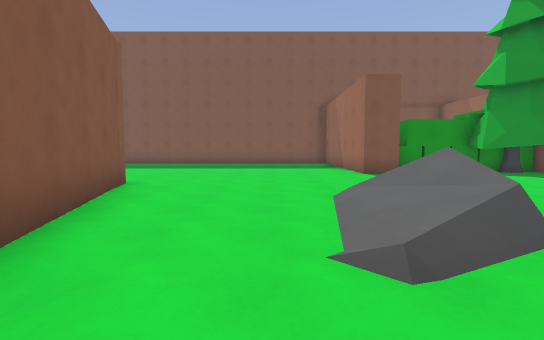
[1] (above)

24 first-person views from a walk through a level from a Godot 3-D game. The camera is 1.4 m above the floor, tilts 4° down and sees 85° across. The floor is counted in squares, 2 m on a side. Each view is taken from the middle of a square. On the plan, view 1 faces up. The plan holds only what a view shows up to about 10 squares ahead; the rest is blank. The place goes on beyond the plan. Characters and animated objects are left out. Some surface patterns are stand-ins.

[2]
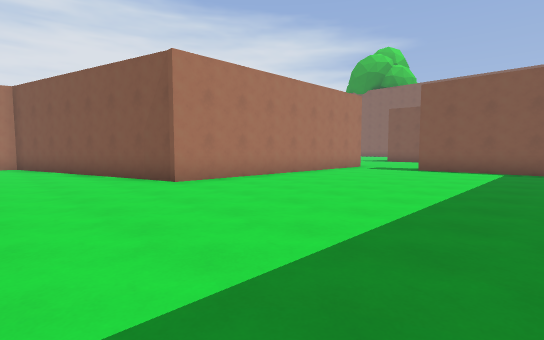

[3]
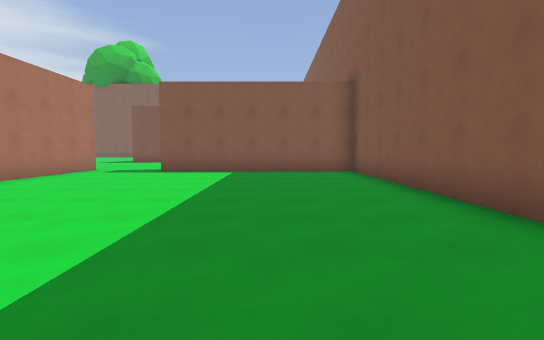

[4]
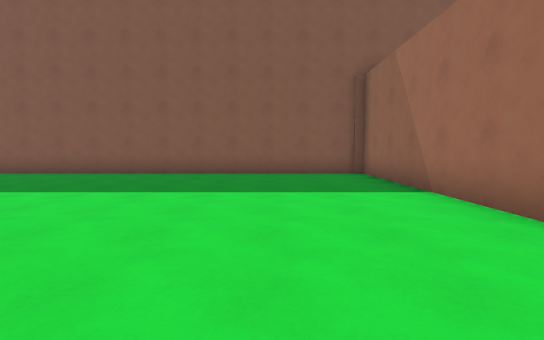

[5]
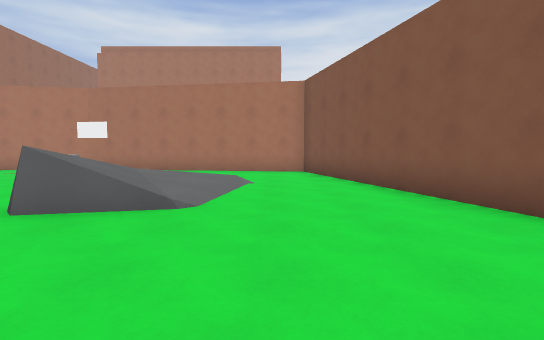

[6]
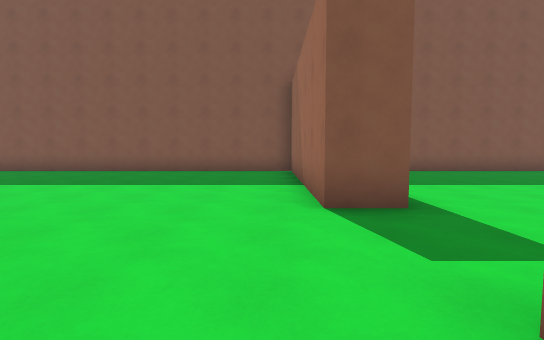

[7]
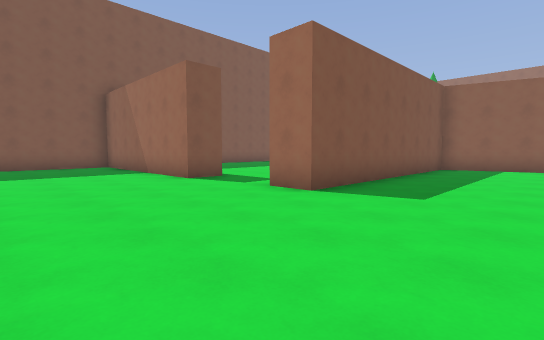

[8]
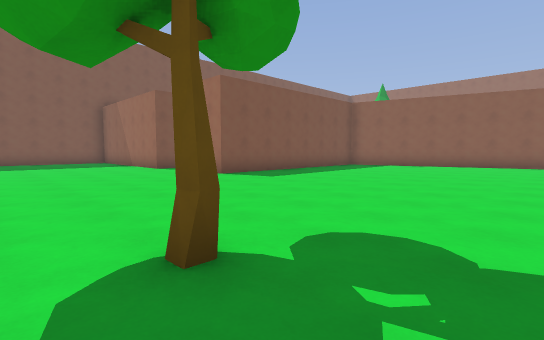

[9]
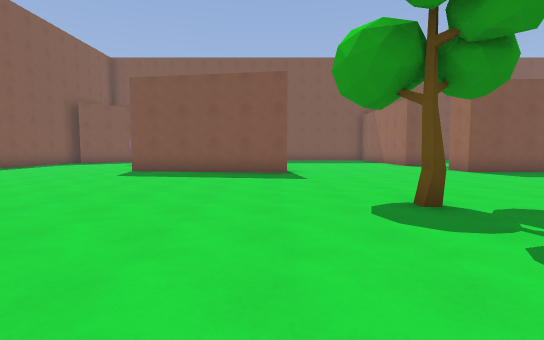

[10]
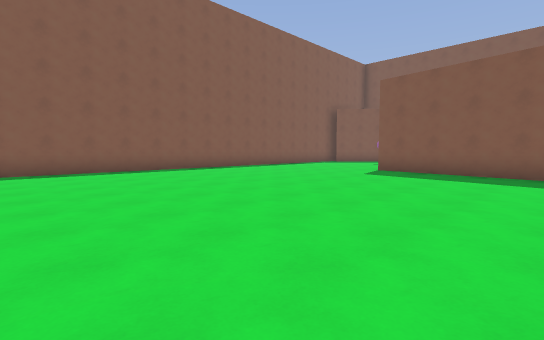

[11]
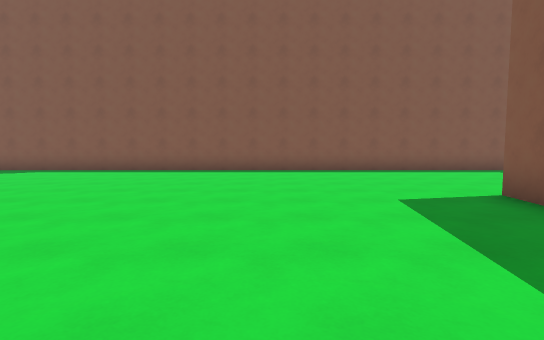

[12]
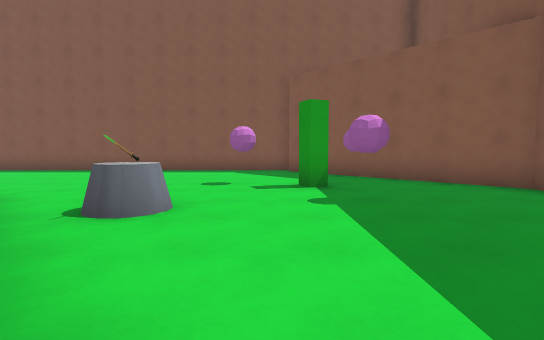

[13]
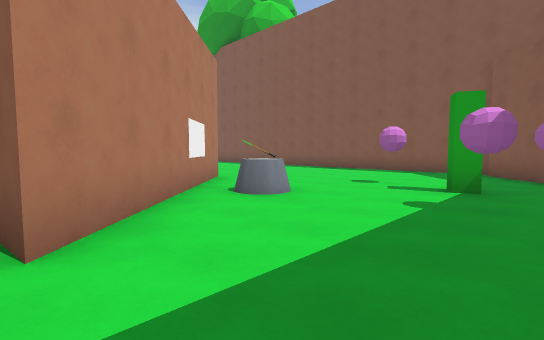

[14]
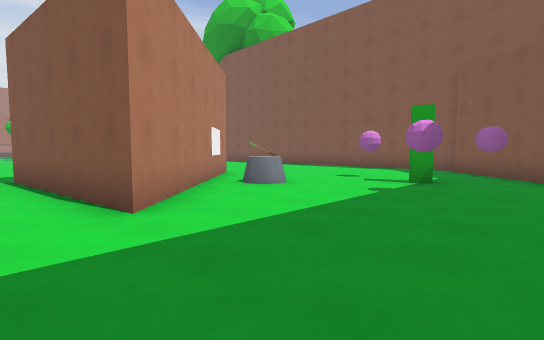

[15]
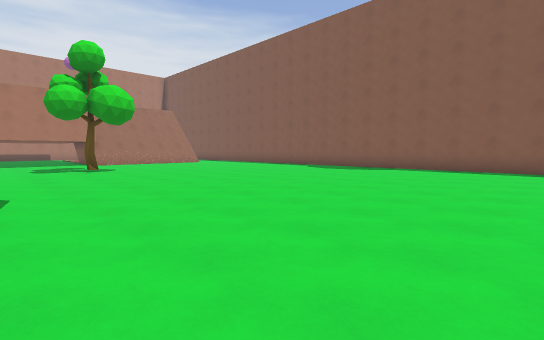

[16]
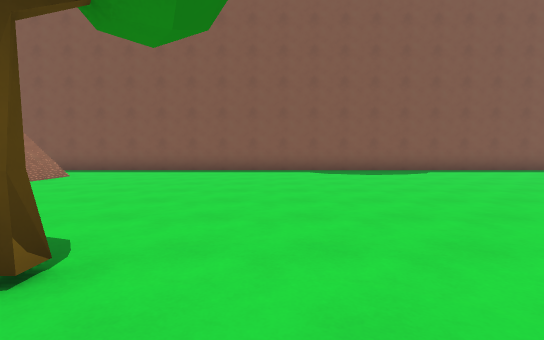

[17]
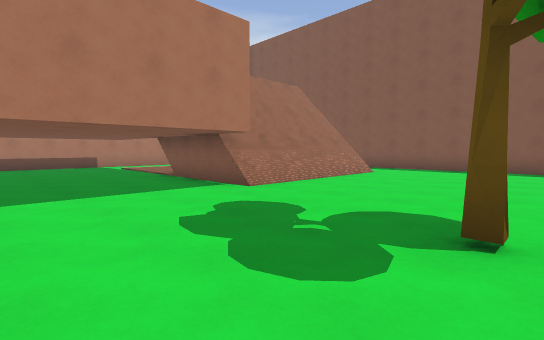

[18]
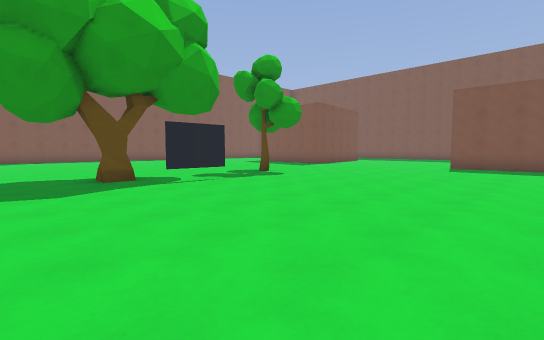

[19]
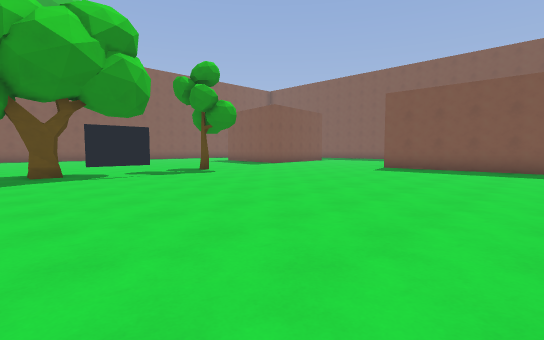

[20]
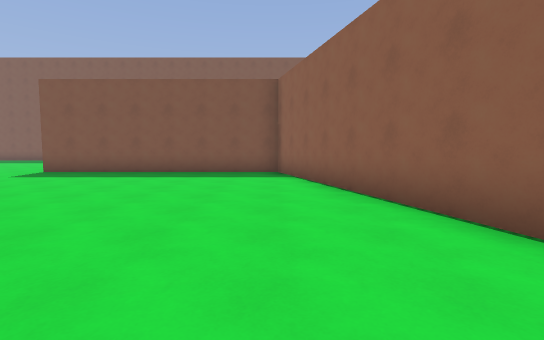

[21]
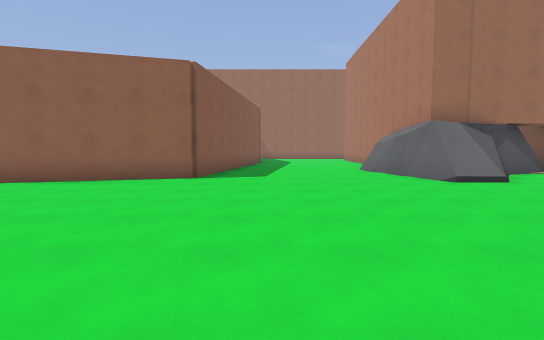

[22]
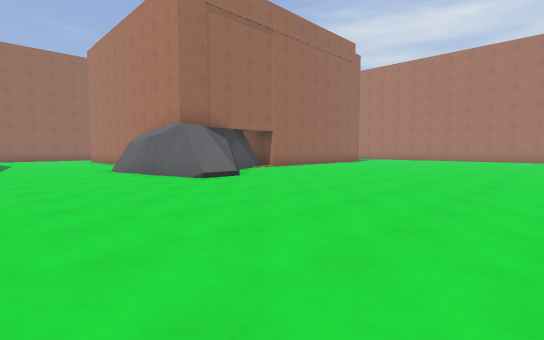

[23]
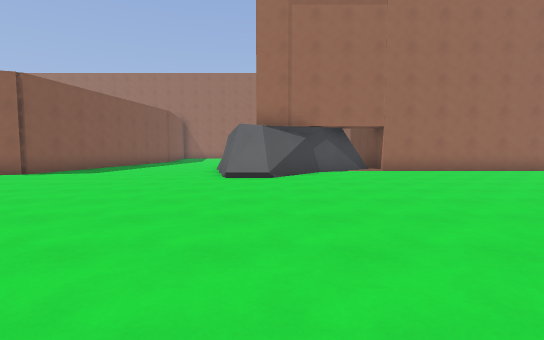

[24]
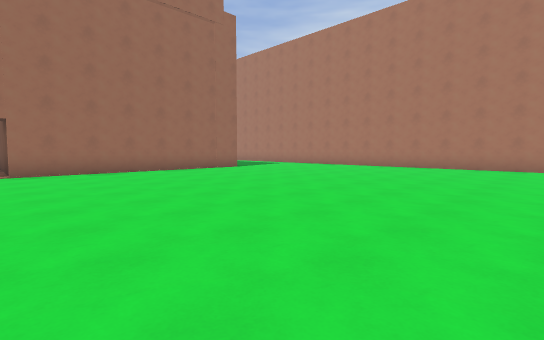

### Floor plan
Points are (right, up) in squares from view 1. A wall is a line through its corners. A room is listed if a view was taken in it or the views show most of it. See-through windows are left out.
Room 1 (views 1, 2, 3, 4, 5)
walls: (2.2, 4.7) (2.8, 4.8); (3.7, 8.5) (2.6, 8.5) (2.6, 14.6) (-10.4, 14.6) (-10.4, 8.5) (-11.4, 8.5); (4.5, 9.1) (3.9, 9.1); (-11, 6.1) (-3.1, 6.1) (-1, -1.3) (4.2, -2)
ways out: opening at (-11, 7.5) to room 2
Room 2 (views 6, 7, 8, 9, 10, 11, 12, 13, 14, 15, 16, 17, 18, 19, 20, 21, 22, 23, 24)
walls: (-2.6, -7.9) (-0.5, -7.4); (-16.6, 4.7) (-21.5, 5.5) (-17.2, 9.7) (-16.6, 4.7); (-1.9, -9.5) (-2.4, -8.8); (-1.5, -7.8) (-0.9, -7.5) (-0.2, -7.5); (-1.4, -9.9) (-2, -9.1); (-0.5, -10.5) (-0.5, -8.5) (1.1, -8.5); (-0.3, -11.2) (-0.7, -10.4); (-0.1, -12.1) (-0.9, -10.3) (-2.5, -9); (-11.4, 8.5) (-11.4, 14.3); (1.1, -2.6) (-1.8, -2.2) (-3.8, 5.1) (-11, 5.1) (-11, 6.1); (-17.4, -23.8) (-16.5, -23.8); (-0.5, -17.8) (-0.5, -12.6); (-9.5, -23.8) (-7.6, -23.8); (-22.6, 11.1) (-22.4, 10.7) (-22.8, 10.5); (-11.2, 14.6) (-22.2, 14.6) (-26.4, 10.5); (-26.9, 10.6) (-26.9, -17.8)
low walls: (0.4, -7.1) (1.4, -7.1)
ways out: opening at (-11, 7.5) to room 1
objects: target (-24, 12); target (-23, 9); target (-21, 11); other object (-20, 8); tree (-19, -11); other object (-19, 8); tree (-15, -5); tree (-15, 0)

Where each view was taken, in squares from view 1:
view 1: 0 up, 0 right, facing up
view 2: 12 up, 0 right, facing down-left
view 3: 12 up, 1 left, facing left
view 4: 6 up, 0 right, facing up
view 5: 8 up, 0 right, facing down
view 6: 5 up, 12 left, facing up
view 7: 2 up, 15 left, facing up-right
view 8: 2 down, 16 left, facing up-right
view 9: 4 down, 17 left, facing up
view 10: 4 down, 17 left, facing up-left
view 11: 2 up, 17 left, facing left
view 12: 10 up, 17 left, facing left
view 13: 12 up, 17 left, facing down-left
view 14: 13 up, 16 left, facing down-left
view 15: 1 down, 16 left, facing down-left
view 16: 10 down, 17 left, facing left
view 17: 11 down, 16 left, facing down-left
view 18: 7 down, 8 left, facing up-left
view 19: 6 down, 6 left, facing up-left
view 20: 4 down, 4 left, facing up
view 21: 4 down, 9 left, facing right
view 22: 4 down, 9 left, facing down-right
view 23: 9 down, 10 left, facing right
view 24: 12 down, 10 left, facing down-right
